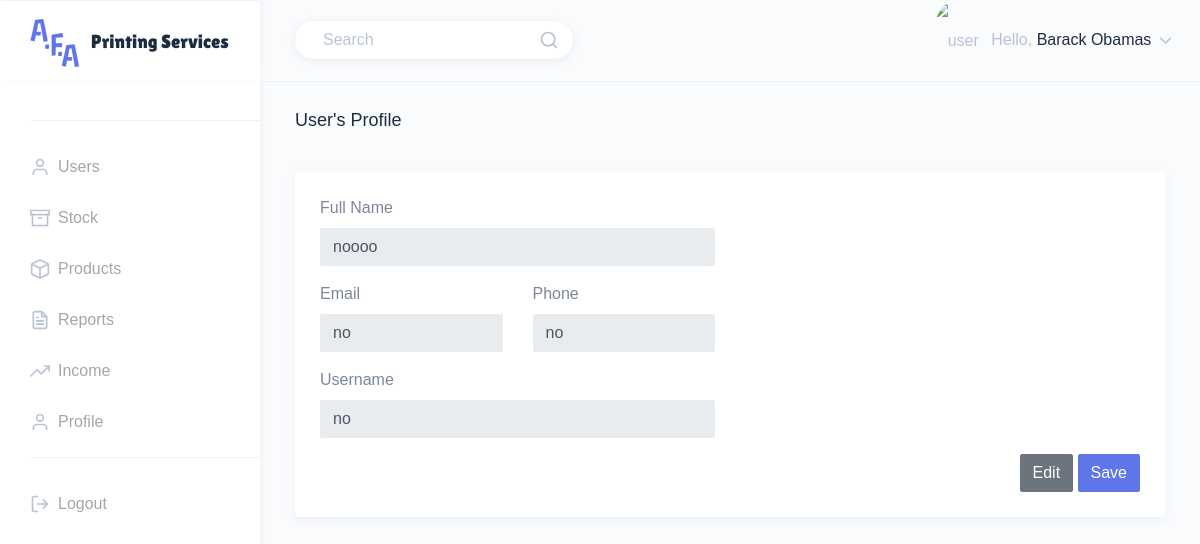
/src/html/manager/edit_customer.php?userId=2 (signed in), run on the app's committed database.
### tables this page shows
CREATE TABLE IF NOT EXISTS `user` (
  `user_id` int(11) NOT NULL AUTO_INCREMENT,
  `full_name` varchar(150) NOT NULL,
  `email` varchar(150) NOT NULL,
  `phone` varchar(150) NOT NULL,
  `username` varchar(150) NOT NULL,
  `password` varchar(150) NOT NULL,
  `role` int(11) NOT NULL,
  `access` tinyint(1) NOT NULL,
  `image_url` varchar(150) NOT NULL,
  PRIMARY KEY (`user_id`),
  KEY `role` (`role`)
);

CREATE TABLE IF NOT EXISTS `customer` (
  `customer_id` int(11) NOT NULL AUTO_INCREMENT,
  `full_name` varchar(150) NOT NULL,
  `email` varchar(150) NOT NULL,
  `phone` varchar(150) NOT NULL,
  `username` varchar(150) NOT NULL,
  `password` varchar(255) NOT NULL,
  `image_url` varchar(150) NOT NULL,
  `access` tinyint(1) NOT NULL,
  PRIMARY KEY (`customer_id`)
);

### src/html/manager/edit_customer.php (the view, shortened to what this page needs)
<?php
    require_once('../../database/db.php');
    $sql = "SELECT * FROM user WHERE user_id=".$_SESSION['id']."";
    $query_result = mysqli_query($conn, $sql);
    while($record = mysqli_fetch_assoc($query_result)) {
      $users_info[] = $record;
    }
    $image_path=json_decode($user_info[0]['image_url'], true);
    $customer_id=$_GET['userId'];
    $sql = "SELECT * FROM customer WHERE customer_id=".$customer_id."";
    $query_result = mysqli_query($conn, $sql);
    while($record = mysqli_fetch_assoc($query_result)) {
      $user_info[] = $record;
    }
    $fullname=$user_info[0]['full_name'];
    $email=$user_info[0]['email'];
    $phone=$user_info[0]['phone'];
    $username=$user_info[0]['username'];
?>
<!DOCTYPE html>
<html dir="ltr" lang="en">
<head>
    <link href="../../assets/extra-libs/datatables.net-bs4/css/dataTables.bootstrap4.css" rel="stylesheet">
    <link href="../../dist/css/style.min.css" rel="stylesheet">
</head>
<body>
    <div id="main-wrapper" data-theme="light" data-layout="vertical" data-navbarbg="skin6" data-sidebartype="full" data-sidebar-position="fixed" data-header-position="fixed" data-boxed-layout="full">
        <header class="topbar" data-navbarbg="skin6">
            <nav class="navbar top-navbar navbar-expand-md">
                <div class="navbar-header" data-logobg="skin6">
                    <div class="navbar-brand">
                        <a href="index.php">
                            <b class="logo-icon">
                                <img src="../../assets/images/logo-icon-1.svg" alt="homepage" class="dark-logo" />
                            </b>
                            <span class="logo-text">
                                <img src="../../assets/images/logo-text-1.svg" alt="homepage" class="dark-logo" />
                            </span>
                        </a>
                    </div>
                </div>
                <div class="navbar-collapse collapse" id="navbarSupportedContent">
                    <ul class="navbar-nav float-left mr-auto ml-3 pl-1">
                      <li class="nav-item d-none d-md-block">
                          <a class="nav-link" href="javascript:void(0)">
                              <form>
                                  <div class="customize-input">
                                      <input class="form-control custom-shadow custom-radius border-0 bg-white"
                                          type="search" placeholder="Search" aria-label="Search">
                                      <i class="form-control-icon" data-feather="search"></i>
                                  </div>
                              </form>
                          </a>
                      </li>
                    </ul>
                    <ul class="navbar-nav float-right">
                        <li class="nav-item dropdown">
                            <a class="nav-link dropdown-toggle" href="javascript:void(0)" data-toggle="dropdown"
                                aria-haspopup="true" aria-expanded="false">
                                <?php echo"<img src='../../assets/images/users/".$image_path['path']."' alt='user' class='rounded-circle'
                                    width='40'>"; ?>
                                <span class="ml-2 d-none d-lg-inline-block"><span>Hello,</span> <span
                                        class="text-dark"><?php echo $users_info[0]['full_name']; ?></span> <i data-feather="chevron-down"
                                        class="svg-icon"></i></span>
                            </a>
                        </li>
                    </ul>
                </div>
            </nav>
        </header>
        <aside class="left-sidebar" data-sidebarbg="skin6">
            <div class="scroll-sidebar" data-sidebarbg="skin6">
                <nav class="sidebar-nav">
                    <ul id="sidebarnav">
                    <li class="list-divider"></li>
                    <li class="sidebar-item"> <a class="sidebar-link" href="index.php"
                            aria-expanded="false"><i data-feather="user" class="feather-icon"></i><span
                                class="hide-menu">Users</span></a>
                    </li>
                    <li class="sidebar-item"> <a class="sidebar-link sidebar-link" href="stock.php"
                            aria-expanded="false"><i data-feather="archive" class="feather-icon"></i><span
                                class="hide-menu">Stock</span></a>
                    </li>
                    <li class="sidebar-item"> <a class="sidebar-link sidebar-link" href="products.php"
                            aria-expanded="false"><i data-feather="box" class="feather-icon"></i><span
                                class="hide-menu">Products</span></a>
                    </li>
                    <li class="sidebar-item"> <a class="sidebar-link sidebar-link" href="reports.php"
                            aria-expanded="false"><i data-feather="file-text" class="feather-icon"></i><span
                                class="hide-menu">Reports</span></a>
                    </li>
                    <li class="sidebar-item"> <a class="sidebar-link sidebar-link" href="income.php"
                        aria-expanded="false"><i data-feather="trending-up" class="feather-icon"></i><span
                            class="hide-menu">Income</span></a>
                    </li>
                    <li class="sidebar-item"> <a class="sidebar-link sidebar-link" href="profile.php"
                        aria-expanded="false"><i data-feather="user" class="feather-icon"></i><span
                            class="hide-menu">Profile</span></a>
                    </li>
                        <li class="list-divider"></li>
                        <li class="sidebar-item"> <a class="sidebar-link sidebar-link" href="../logout.php"
                                aria-expanded="false"><i data-feather="log-out" class="feather-icon"></i><span
                                    class="hide-menu">Logout</span></a></li>
                    </ul>
                </nav>
            </div>
        </aside>
        <div class="page-wrapper">
            <div class="page-breadcrumb">
                <div class="row">
                    <div class="col-7 align-self-center">
                        <h4 class="page-title text-truncate text-dark font-weight-medium mb-1">User's Profile</h4>
                    </div>
                </div>
            </div>
            <div class="container-fluid">
                <div class="row">
                    <div class="col-12">
                        <div class="card">
                            <div class="card-body">
                                <form id="myForm" action="../../database/edit_customer_for_manager.php?userId=<?php echo $customer_id; ?>" method="post">
                                    <div class="form-body">
                                        <div class="row">
                                            <div class="col-md-6">
                                                <div class="form-group">
                                                    <label>Full Name</label>
                                                    <input id="fullname" name="fullname"  type="text" <?php echo "value='".$fullname."'"; ?> class="form-control" placeholder="full name" disabled>
                                                </div>
                                            </div>
                                        </div>
                                        <div class="row">
                                            <div class="col-md-3">
                                                <div class="form-group">
                                                    <label>Email</label>
                                                    <input id="email" name="email" type="text" <?php echo "value='".$email."'"; ?> class="form-control" placeholder="email" disabled>
                                                </div>
                                            </div>
                                            <div class="col-md-3">
                                                <div class="form-group">
                                                    <label>Phone</label>
                                                    <input id="phone" name="phone" type="text" <?php echo "value='".$phone."'"; ?> class="form-control" placeholder="phone" disabled>
                                                </div>
                                            </div>
                                        </div>
                                        <div class="row">
                                            <div class="col-md-6">
                                                <div class="form-group">
                                                    <label>Username</label>
                                                    <input id="username" name="username" type="text" <?php echo "value='".$username."'"; ?> class="form-control" placeholder="username" disabled>
                                                </div>
                                            </div>
                                        </div>
                                        <div class="form-actions">
                                            <div class="text-right">
                                                <button type="button" id="myButton" class="btn btn-secondary" onclick="edit()">Edit</button>
                                                <button type="submit" id="myButton2" class="btn btn-info">Save</button>
                                            </div>
                                        </div>
                                </form>
                            </div>
                        </div>
                    </div>
                </div>
            </div>
        </div>
    </div>
</body>
</html>

### data on the page
user: full_name "Barack Obamas"
customer: fullname "noooo", email "no", phone "no", username "no"
